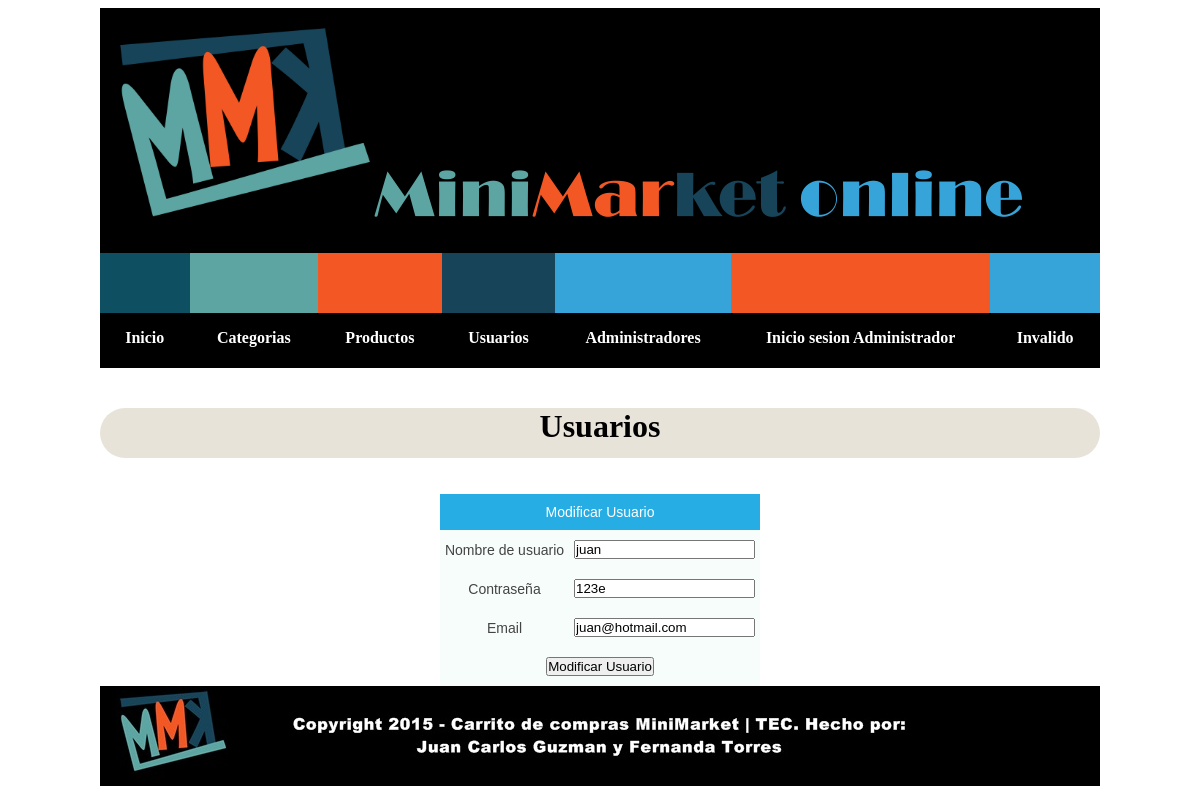
/Admin/modificarUsuario.php?id=1, run on an earlier commit of the app's database.
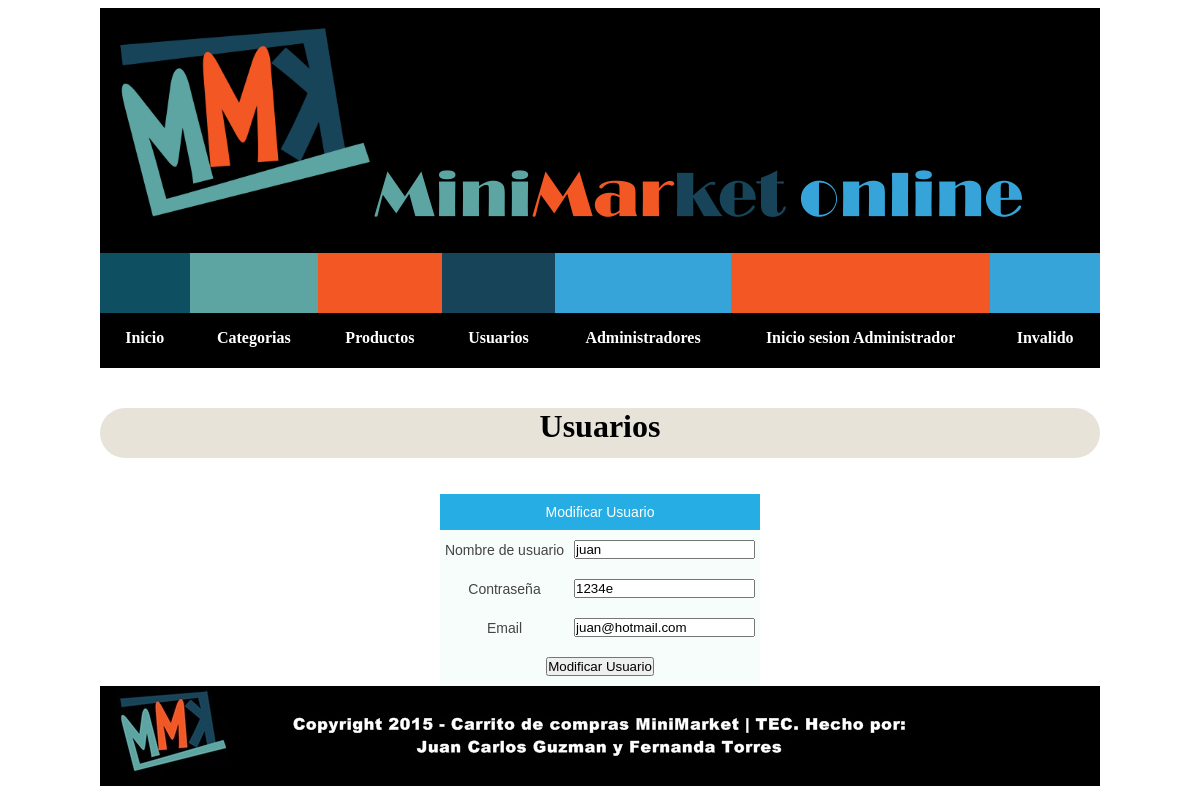
And on a later commit of the database.
### tables this page shows
CREATE TABLE IF NOT EXISTS `usuarios` (
  `idusuario` int(11) NOT NULL,
  `nombreUsu` varchar(45) NOT NULL,
  `contrasena` varchar(45) NOT NULL,
  `email` varchar(45) NOT NULL
);

### Admin/modificarUsuario.php (the view, shortened to what this page needs)
<?php include '../conexion.php';
        $mysql = new conexion();
        $mysqli=$mysql->conctar();
        $id=$_GET['id'];
        $sql ="SELECT * FROM usuarios where idusuario=$id ";
        $consulta= $mysqli->query($sql);
        $campos=  mysqli_fetch_object($consulta);
?>
<!DOCTYPE html>
<html lang="es">
    <head>
        <link rel="stylesheet" href="css/estiloAgregarUsuario.css">
    </head>
    <header>
        <?php include'header.php'?>
    </header>
    <body>
        <h1>Usuarios</h1>
        <br>
        <br>
        <form action="" method="POST" enctype="multipart/form-data">
        <table class="tg">
            <tr>
                <th class="tg-s6z2" colspan="2">Modificar Usuario</th>
            </tr>
            <tr>
                <td class="tg-031e">Nombre de usuario</td>
                <td class="tg-031e"><input type="text" name="nomU" required value="<?php echo $campos->nombreUsu;?>"></td>
            </tr>
            <tr>
                <td class="tg-031e">Contraseña</td>
                <td class="tg-031e"><input type="text" name="cont" required value="<?php echo $campos->contrasena;?>"></td>
            </tr>
            <tr>
                <td class="tg-031e">Email</td>
                <td class="tg-031e"><input type="email" name="ema" required value="<?php echo $campos->email;?>"></td>
            </tr>
            <tr>
                <td class="tg-s6z2" colspan="2"><input type="submit" name="op" value="Modificar Usuario"></td>
            </tr>
        </table>
 </body>
  <div id="foot"><?php include './footer.php';?></div>
</html>

What changed in the data, as far as the page shows it:
changed usuarios "juan": cont "123e" → "1234e"
